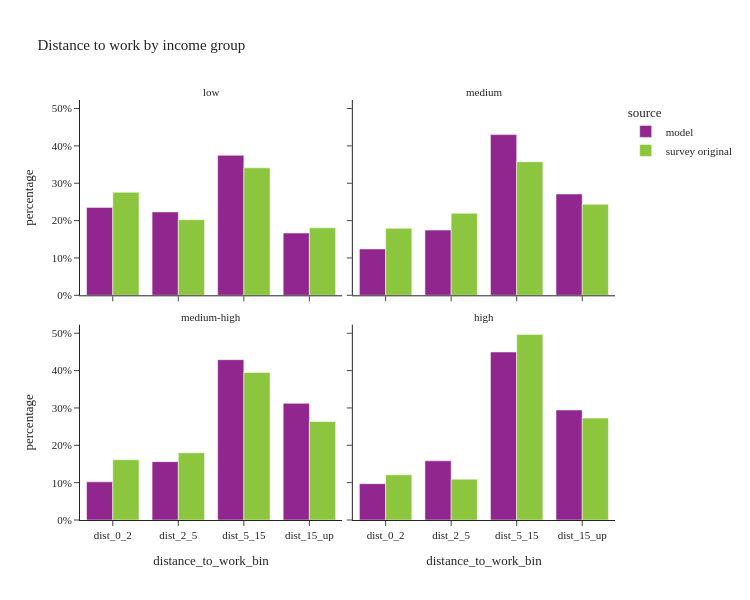

Notebook code for this chart:
### Code cell
util.plot_share_facetbar(per_data, 'person_weight', share_col="distance_to_work_bin", title="Distance to work by income group", 
                            facet_col="income_group", facet_col_wrap=2, height=600, orientation='v')

### Figure 1 — Plotly figure (JSON) as saved in the notebook; plotly's stock layout.template omitted (floating-point values rounded to 4 significant figures)
{"data": [{"alignmentgroup": "True", "customdata": [[54493], [51701], [86759], [38589]], "hovertemplate": "source=model<br>income_group=low<br>distance_to_work_bin=%{x}<br>percentage=%{y}<br>sample_size=%{customdata[0]}<extra></extra>", "legendgroup": "model", "marker": {"color": "#91268F", "pattern": {"shape": ""}}, "name": "model", "offsetgroup": "model", "orientation": "v", "showlegend": true, "textposition": "auto", "type": "bar", "x": ["dist_0_2", "dist_2_5", "dist_5_15", "dist_15_up"], "xaxis": "x3", "y": [0.2353, 0.2233, 0.3747, 0.1667], "yaxis": "y3"}, {"alignmentgroup": "True", "customdata": [[54243], [76307], [188062], [118561]], "hovertemplate": "source=model<br>income_group=medium<br>distance_to_work_bin=%{x}<br>percentage=%{y}<br>sample_size=%{customdata[0]}<extra></extra>", "legendgroup": "model", "marker": {"color": "#91268F", "pattern": {"shape": ""}}, "name": "model", "offsetgroup": "model", "orientation": "v", "showlegend": false, "textposition": "auto", "type": "bar", "x": ["dist_0_2", "dist_2_5", "dist_5_15", "dist_15_up"], "xaxis": "x4", "y": [0.1241, 0.1745, 0.4302, 0.2712], "yaxis": "y4"}, {"alignmentgroup": "True", "customdata": [[60566], [92593], [254301], [185038]], "hovertemplate": "source=model<br>income_group=medium-high<br>distance_to_work_bin=%{x}<br>percentage=%{y}<br>sample_size=%{customdata[0]}<extra></extra>", "legendgroup": "model", "marker": {"color": "#91268F", "pattern": {"shape": ""}}, "name": "model", "offsetgroup": "model", "orientation": "v", "showlegend": false, "textposition": "auto", "type": "bar", "x": ["dist_0_2", "dist_2_5", "dist_5_15", "dist_15_up"], "xaxis": "x", "y": [0.1022, 0.1563, 0.4292, 0.3123], "yaxis": "y"}, {"alignmentgroup": "True", "customdata": [[69731], [113526], [322216], [210966]], "hovertemplate": "source=model<br>income_group=high<br>distance_to_work_bin=%{x}<br>percentage=%{y}<br>sample_size=%{customdata[0]}<extra></extra>", "legendgroup": "model", "marker": {"color": "#91268F", "pattern": {"shape": ""}}, "name": "model", "offsetgroup": "model", "orientation": "v", "showlegend": false, "textposition": "auto", "type": "bar", "x": ["dist_0_2", "dist_2_5", "dist_5_15", "dist_15_up"], "xaxis": "x2", "y": [0.09733, 0.1585, 0.4497, 0.2945], "yaxis": "y2"}, {"alignmentgroup": "True", "customdata": [[134], [96], [105], [40]], "hovertemplate": "source=survey original<br>income_group=low<br>distance_to_work_bin=%{x}<br>percentage=%{y}<br>sample_size=%{customdata[0]}<extra></extra>", "legendgroup": "survey original", "marker": {"color": "#8CC63E", "pattern": {"shape": ""}}, "name": "survey original", "offsetgroup": "survey original", "orientation": "v", "showlegend": true, "textposition": "auto", "type": "bar", "x": ["dist_0_2", "dist_2_5", "dist_5_15", "dist_15_up"], "xaxis": "x3", "y": [0.2758, 0.2024, 0.3412, 0.1805], "yaxis": "y3"}, {"alignmentgroup": "True", "customdata": [[157], [146], [224], [126]], "hovertemplate": "source=survey original<br>income_group=medium<br>distance_to_work_bin=%{x}<br>percentage=%{y}<br>sample_size=%{customdata[0]}<extra></extra>", "legendgroup": "survey original", "marker": {"color": "#8CC63E", "pattern": {"shape": ""}}, "name": "survey original", "offsetgroup": "survey original", "orientation": "v", "showlegend": false, "textposition": "auto", "type": "bar", "x": ["dist_0_2", "dist_2_5", "dist_5_15", "dist_15_up"], "xaxis": "x4", "y": [0.1793, 0.2196, 0.3575, 0.2436], "yaxis": "y4"}, {"alignmentgroup": "True", "customdata": [[178], [189], [348], [231]], "hovertemplate": "source=survey original<br>income_group=medium-high<br>distance_to_work_bin=%{x}<br>percentage=%{y}<br>sample_size=%{customdata[0]}<extra></extra>", "legendgroup": "survey original", "marker": {"color": "#8CC63E", "pattern": {"shape": ""}}, "name": "survey original", "offsetgroup": "survey original", "orientation": "v", "showlegend": false, "textposition": "auto", "type": "bar", "x": ["dist_0_2", "dist_2_5", "dist_5_15", "dist_15_up"], "xaxis": "x", "y": [0.1612, 0.18, 0.3951, 0.2636], "yaxis": "y"}, {"alignmentgroup": "True", "customdata": [[121], [134], [268], [118]], "hovertemplate": "source=survey original<br>income_group=high<br>distance_to_work_bin=%{x}<br>percentage=%{y}<br>sample_size=%{customdata[0]}<extra></extra>", "legendgroup": "survey original", "marker": {"color": "#8CC63E", "pattern": {"shape": ""}}, "name": "survey original", "offsetgroup": "survey original", "orientation": "v", "showlegend": false, "textposition": "auto", "type": "bar", "x": ["dist_0_2", "dist_2_5", "dist_5_15", "dist_15_up"], "xaxis": "x2", "y": [0.121, 0.1094, 0.4967, 0.2728], "yaxis": "y2"}], "layout": {"annotations": [{"font": {}, "showarrow": false, "text": "medium-high", "x": 0.245, "xanchor": "center", "xref": "paper", "y": 0.465, "yanchor": "bottom", "yref": "paper"}, {"font": {}, "showarrow": false, "text": "high", "x": 0.755, "xanchor": "center", "xref": "paper", "y": 0.465, "yanchor": "bottom", "yref": "paper"}, {"font": {}, "showarrow": false, "text": "low", "x": 0.245, "xanchor": "center", "xref": "paper", "y": 1.0, "yanchor": "bottom", "yref": "paper"}, {"font": {}, "showarrow": false, "text": "medium", "x": 0.755, "xanchor": "center", "xref": "paper", "y": 1.0, "yanchor": "bottom", "yref": "paper"}], "barmode": "group", "height": 600, "legend": {"title": {"text": "source"}, "tracegroupgap": 0}, "title": {"text": "Distance to work by income group"}, "width": 750, "xaxis": {"anchor": "y", "domain": [0.0, 0.49], "title": {"text": "distance_to_work_bin"}}, "xaxis2": {"anchor": "y2", "domain": [0.51, 1.0], "matches": "x", "title": {"text": "distance_to_work_bin"}}, "xaxis3": {"anchor": "y3", "domain": [0.0, 0.49], "matches": "x", "showticklabels": false}, "xaxis4": {"anchor": "y4", "domain": [0.51, 1.0], "matches": "x", "showticklabels": false}, "yaxis": {"anchor": "x", "domain": [0.0, 0.465], "tickformat": ".0%", "title": {"text": "percentage"}}, "yaxis2": {"anchor": "x2", "domain": [0.0, 0.465], "matches": "y", "showticklabels": false, "tickformat": ".0%"}, "yaxis3": {"anchor": "x3", "domain": [0.535, 1.0], "matches": "y", "tickformat": ".0%", "title": {"text": "percentage"}}, "yaxis4": {"anchor": "x4", "domain": [0.535, 1.0], "matches": "y", "showticklabels": false, "tickformat": ".0%"}}}
